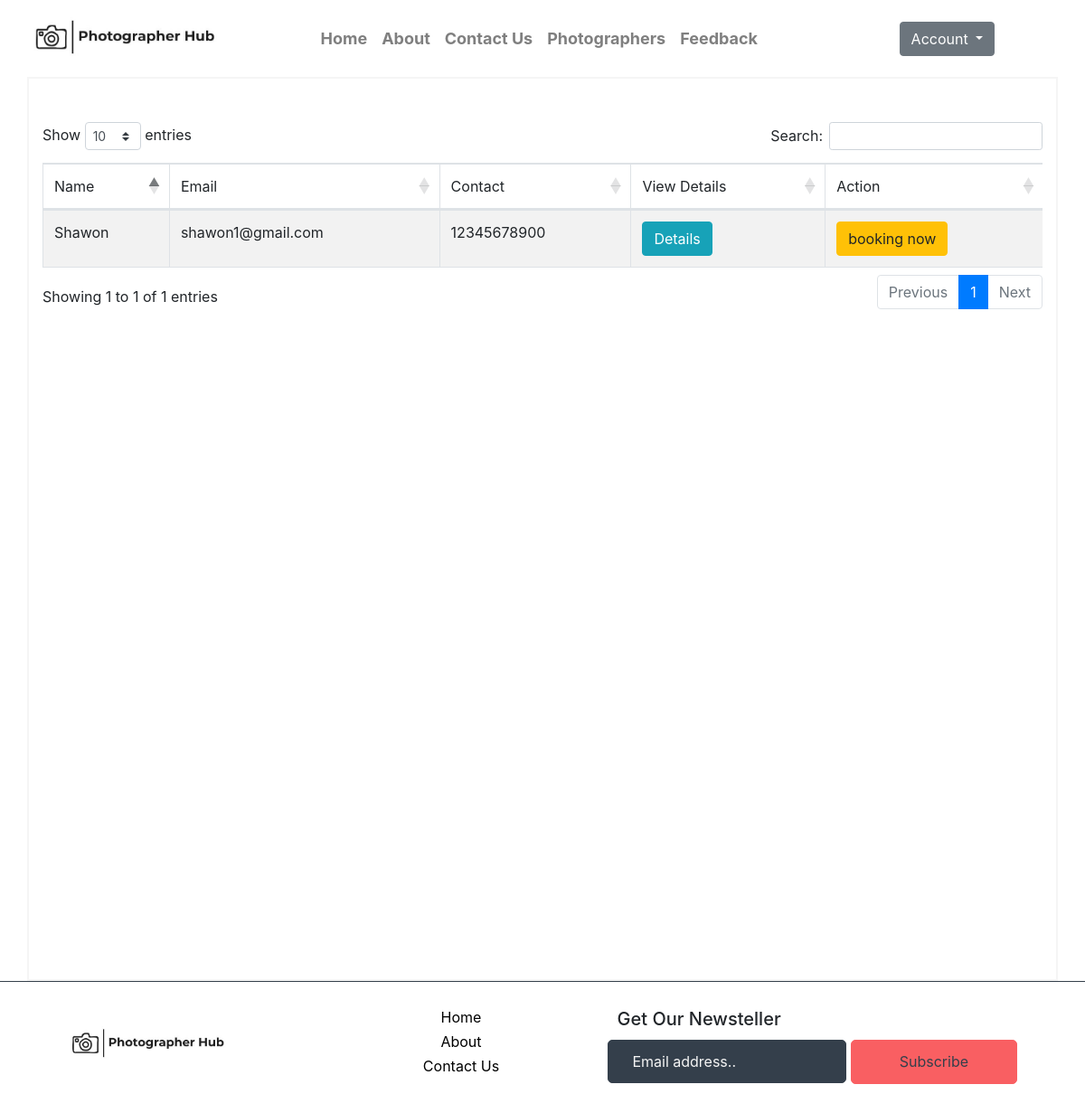
The app's page /Home/search_photographers.php (signed in) with its own data.
### tables this page shows
CREATE TABLE `photographer` (
  `Name` varchar(100) NOT NULL,
  `Type` varchar(100) NOT NULL,
  `Password` varchar(100) NOT NULL,
  `Contact` bigint(100) NOT NULL,
  `Email` varchar(100) NOT NULL,
  `Pricing1` varchar(300) NOT NULL,
  `Pricing2` varchar(300) NOT NULL,
  `Pricing3` varchar(300) NOT NULL,
  `Pricing4` varchar(300) NOT NULL,
  `Day1` varchar(300) NOT NULL,
  `Day2` varchar(300) NOT NULL,
  `Day3` varchar(300) NOT NULL,
  `Day4` varchar(300) NOT NULL,
  `Day5` varchar(300) NOT NULL,
  `Day6` varchar(300) NOT NULL,
  `Day7` varchar(300) NOT NULL,
  `Created_at` timestamp NOT NULL DEFAULT current_timestamp()
);

### Home/search_photographers.php (the view, shortened to what this page needs)
<?php
 include "config.php";
 if (isset($_SESSION['is_log_in'])) {
    $query ="SELECT * FROM photographer";
    $result = mysqli_query($conn, $query);
?>
<!DOCTYPE html>
<html lang="en">
<head>
    <link rel="stylesheet" href="https://stackpath.bootstrapcdn.com/bootstrap/4.5.2/css/bootstrap.min.css">
    <link rel="stylesheet" href="https://maxcdn.bootstrapcdn.com/font-awesome/4.7.0/css/font-awesome.min.css">
    <link rel="stylesheet" href="https://cdn.datatables.net/1.10.23/css/dataTables.bootstrap4.min.css">
    <link href="assets/css/style.css" rel="stylesheet">
    <link rel="stylesheet" href="assets/css/all.css">
</head>
<body>
  <nav class="navbar navbar-expand-md navbar-light">
    <a href="home.php" class="navbar-brand">
        <img src="assets/images/logo.jpg" height="59px" alt="Photographer Hub">
    </a>
    <div class="collapse navbar-collapse" id="navbarCollapse" style="margin-left: 6%;">
        <div class="navbar-nav">
            <a href="home.php" class="nav-item nav-link">Home</a>
            <a href="about.php" class="nav-item nav-link">About</a>
            <a href="contact.php" class="nav-item nav-link">Contact Us</a>
            <a href="search_photographers.php" class="nav-item nav-link">Photographers</a>
            <a href="feedback.php" class="nav-item nav-link">Feedback</a>
        </div>
        <div class="navbar-nav ml-auto">
            <div class="dropdown">
                <button class="btn btn-secondary dropdown-toggle" type="button" id="dropdownMenuButton" data-toggle="dropdown" aria-haspopup="true" aria-expanded="false">
                  Account
                </button>
              </div>
        </div>
    </div>
</nav>
           <div class="container" style="height: 1000px; border: solid 2px whitesmoke;">
               <br>
               <br>
           <div class="table-responsive">
                     <table id="photograpger_data" class="table table-striped table-bordered">
                          <thead>
                               <tr>
                                    <td>Name</td>
                                    <td>Email</td>
                                    <td>Contact</td>
                                    <td>View Details</td>
                                    <td>Action</td>
                               </tr>
                          </thead>
                          <tbody>
                          <?php
                          while($row = mysqli_fetch_array($result))
                          {
                               echo '
                               <tr>
                                    <td>'.$row["Name"].'</td>
                                    <td>'.$row["Email"].'</td>
                                    <td>'.$row["Contact"].'</td>
                                    <td> <input type="button" name="view" value="Details" id="'.$row["Email"].' " class="btn btn-info btn-xs view_data"/> </td>
                                    <td><form method="POST" action=""><input type="hidden" name="email" value="'.$row['Email'].'"><input type="submit" class="btn btn-warning" name="booking" value="booking now"></form></td>
                               </tr>
                               ';
                          }
                          ?>
                          </tbody>
                     </table>
                </div>
        </div>
      <footer>
         <div class="footer">
           <div class="logo">
            <h5 class="my-0 mr-md-auto font-weight-normal"> <a href="home.php"><img src="assets/images/logo.jpg" style="height: 50px;" alt=""></a></h5>
           </div>
           <div class="f_menu">
            <ul class="list-group list-group-flush">
              <a href="home.php"> Home </a>
              <a href="about.php"> About</a>
              <a href="contact.php">Contact Us</a>
            </ul>
           </div>
           <div class="newsteller">
                 <div class="sec_1"> <h5>Get Our Newsteller</h5> </div>
                 <form class= "sec_2" action="" method="POST">
                 <input type="email" name="s_email" id="s_email" placeholder="Email address.."></input>
                   <button type="submit" name="sub"> Subscribe</button>
                 </form>
           </div>
          </div>
      </footer>
</body>
</html>
<?php
}
else {
    header('location:/Group 7/Home/index.php');
}
?>

### Home/assets/css/style.css (style rules this page uses)
.container { height:auto; }
.footer { width: auto; height: 110px; border-top: solid 1px #343F4B; padding-top: 2%; padding-bottom: 7%; }
.logo { padding: 20px; float: left; width: 30%; padding-left:5%; }
.f_menu { width: 25%; height: 100px; float: left; text-align: center; }
.f_menu a { text-decoration: none; color: black; padding-top: 3px; }
.newsteller { padding-left: 1%; width: 45%; height: 100px; float: left; }
.sec_1 { width: 100%; height: 40%; }
.sec_2 { width: 100%; height: 60%; }
.sec_1 h5 { padding-left: 2%; padding-top: 1%; }
.sec_2 input { width: 50%; background-color:#343F4B ; height: 80%; border: 1px solid #343F4B ; border-radius: 5px; padding-left: 5%; color: white; }
.sec_2 input::placeholder { color: whitesmoke; }
.sec_2 button { width: 35%; background-color: #F95F62; height: 81%; border: 1px solid #F95F62 ; border-radius: 5px; color: #343F4B; }
.navbar-nav a { font-size: 18px; font-weight: 700; }
.navbar-nav.ml-auto { margin-right: 10%; }

### records on screen
photographer: Name "Shawon", Email "shawon1@gmail.com", Contact "12345678900"
